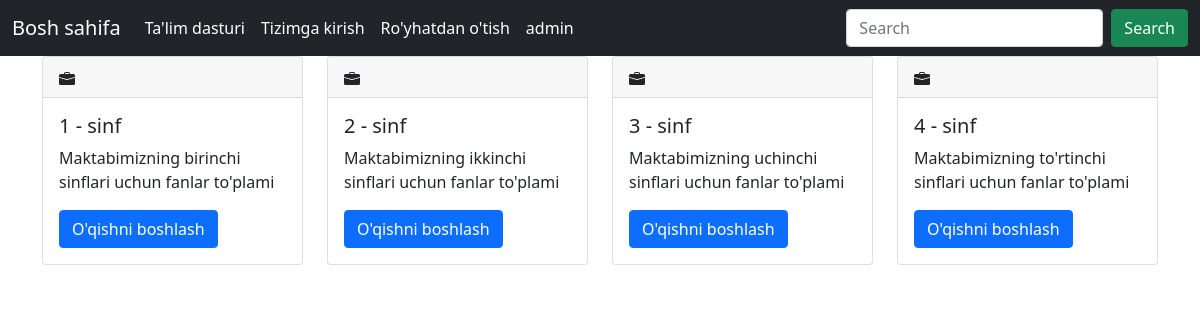
The app's page /curriculum/, older data.
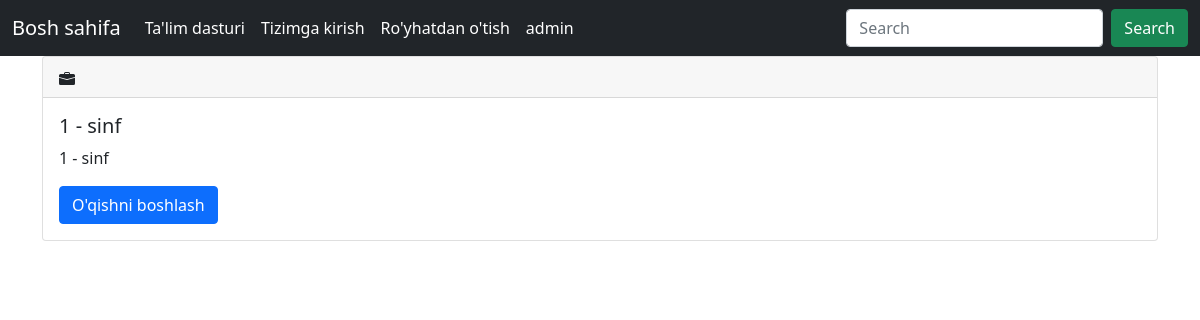
The same page, newer data.
### curriculum/models.py (models this page shows, shortened)
class Standard(models.Model):
    name = models.CharField(max_length=100, unique=True)
    slug = models.SlugField(null=True, blank=True)
    desciption = models.TextField(max_length=500, blank=True)

### curriculum/views.py (the view)
# urls.py: path('', views.StandardListView.as_view(), name='standard_list'),
class StandardListView(ListView):
    context_object_name = 'standards'
    model = Standard
    template_name = 'curriculum/standard_list_view.html'

### curriculum/templates/curriculum/standard_list_view.html (shortened to what this page needs)
{% extends 'base.html' %}
{% block content %}
<div class="container">
<div class='row justify-content-around'>
{% for standard in standards %}
<div class='col'>
    <div class="card">
        <h5 class="card-header"></h5>
    <div class="card-body">
        <h5 class="card-title">{{standard.name}}</h5>
        <p class="card-text">{{standard.desciption}}</p>
        <a href="{% url 'curriculum:subject_list' slug=standard.slug %}" class="btn btn-primary">O'qishni boshlash</a>
    </div>
    </div>
</div>
{% endfor %}
</div>
</div>
{% endblock content %}

Row changes from the older to the newer data that the page shows:
removed Standard: name "2 - sinf", desciption "Maktabimizning ikkinchi sinflari uchun fanlar to'plami"
removed Standard: name "3 - sinf", desciption "Maktabimizning uchinchi sinflari uchun fanlar to'plami"
removed Standard: name "4 - sinf", desciption "Maktabimizning to'rtinchi sinflari uchun fanlar to'plami"
changed Standard "1 - sinf": desciption "Maktabimizning birinchi sinflari uchun fanlar to'plami" → "1 - sinf"
